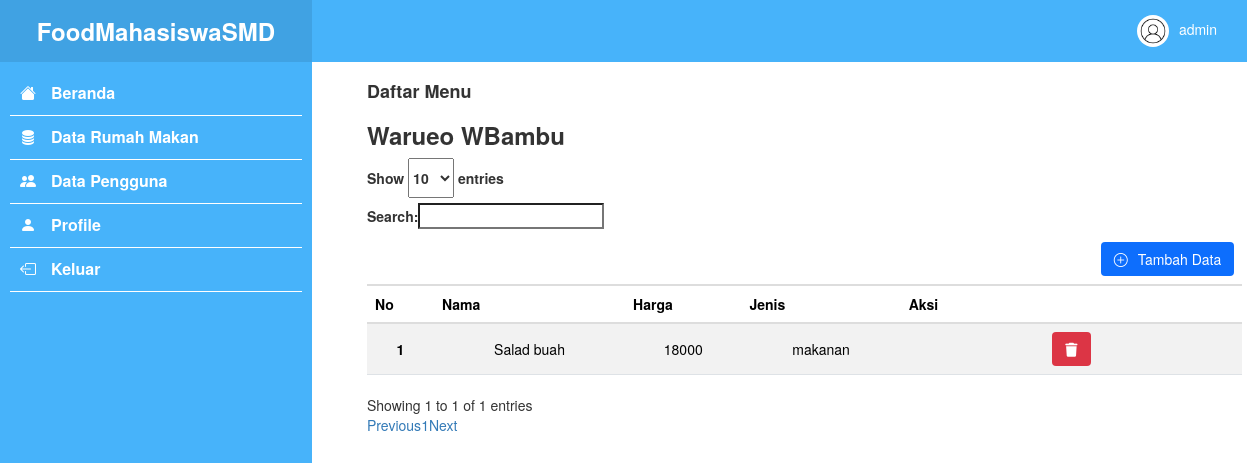
/daftar-menu/index.php?id=2 (signed in), run on the app's committed database.
### tables this page shows
CREATE TABLE `users` (
  `id` int(11) NOT NULL,
  `username` varchar(255) NOT NULL,
  `email` varchar(255) NOT NULL,
  `password` varchar(255) NOT NULL,
  `role` enum('user','admin') NOT NULL,
  `gambar` varchar(255) NOT NULL
);

CREATE TABLE `rumah_makan` (
  `id` int(11) NOT NULL,
  `nama` varchar(255) NOT NULL,
  `deskripsi` varchar(255) NOT NULL,
  `alamat` varchar(255) NOT NULL,
  `diskon` varchar(255) NOT NULL,
  `gambar` varchar(255) NOT NULL
);

CREATE TABLE `daftar_menu` (
  `id` int(11) NOT NULL,
  `id_rumah_makan` int(11) NOT NULL,
  `nama` varchar(255) NOT NULL,
  `harga` varchar(255) NOT NULL,
  `jenis` enum('makanan','minuman') NOT NULL
);

### daftar-menu/index.php (the view, shortened to what this page needs)
<?php
if (isset($_GET['id'])) {
  include('../components/koneksi.php');
  $id = $_GET['id'];
  $query = "SELECT * FROM rumah_makan WHERE id = $id";
  $result = mysqli_query($koneksi, $query);
  $data = mysqli_fetch_assoc($result);
} else {
  header('Location: ../rumah-makan/index.php');
}
?>
<!DOCTYPE html>
<html lang="en">
<head>
  <?php include('../components/head.php') ?>
</head>
<body>
  <div class="container-fluid">
    <div class="row min-vh-100">
      <?php include('../components/sidebar.php') ?>
      <div class="col-9 p-0">
        <?php include('../components/navbar.php') ?>
        <div id="content" class="px-5 py-3 z-1" style="z-index: 1;">
          <h4 class="fw-bold">Daftar Menu</h4>
          <h3 class="fw-bold"><?= $data['nama']; ?></h3>
          <table class="table table-striped table-hover" id="dataTables">
            <thead>
              <tr>
                <th colspan="4"></th>
                <th class="text-end"><a class="btn bg-primary text-white" href="add.php?id=<?= $data['id'] ?>"><i class="bi bi-plus-circle me-3"></i>Tambah Data</a></th>
              </tr>
              <tr>
                <th>No</th>
                <th>Nama</th>
                <th>Harga</th>
                <th>Jenis</th>
                <th>Aksi</th>
              </tr>
            </thead>
            <tbody>
              <?php
              include('../components/koneksi.php');
              $result = mysqli_query($koneksi, "SELECT * from daftar_menu WHERE id_rumah_makan = $data[id]");
              $no = 1;
              if (mysqli_num_rows($result) > 0) {
                while ($row = mysqli_fetch_assoc($result)) {
              ?>
                  <tr>
                    <th class='align-middle text-center'><?= $no ?></th>
                    <td class='align-middle text-center'><?= $row['nama']; ?></td>
                    <td class='align-middle text-center'><?= $row['harga']; ?></td>
                    <td class='align-middle text-center'><?= $row['jenis']; ?></td>
                    <td class='align-middle text-center'>
                      <a class='btn bg-danger' title="Hapus Data" href='delete.php?id=<?= $row['id']; ?>&id_rumah_makan=<?= $data['id'] ?>'><i class='text-white fa fa-trash'></i></a>
                    </td>
                  </tr>
              <?php
                $no++;}
              }
              ?>
            </tbody>
          </table>
        </div>
      </div>
    </div>
  </div>
  <?php include('../components/footer.php') ?>
</body>
</html>

### components/navbar.php (shortened to what this page needs)
<?php
include('../components/koneksi.php');
$id = $_SESSION['id'];
$result = mysqli_query($koneksi, "SELECT * FROM users WHERE id = $id");
$user = mysqli_fetch_assoc($result);
?>
<nav class="fixed-top" style="background-color: #47b3fa;z-index: 5;">
  <div class="text-end px-5" style="padding: 15px 0;">
    <span class="nav-link text-white "><img src="../images/users/<?= $user['gambar'] ?>" width="32" height="32" class="rounded-circle border-white border-2  me-3 object-fit-cover" alt=""><?= $user['username'] ?></span>
  </div>
</nav>

### data on the page
users: gambar (placeholder picture), username "admin"
rumah_makan: nama "Warueo WBambu"
daftar_menu: nama "Salad buah", harga "18000", jenis "makanan"
